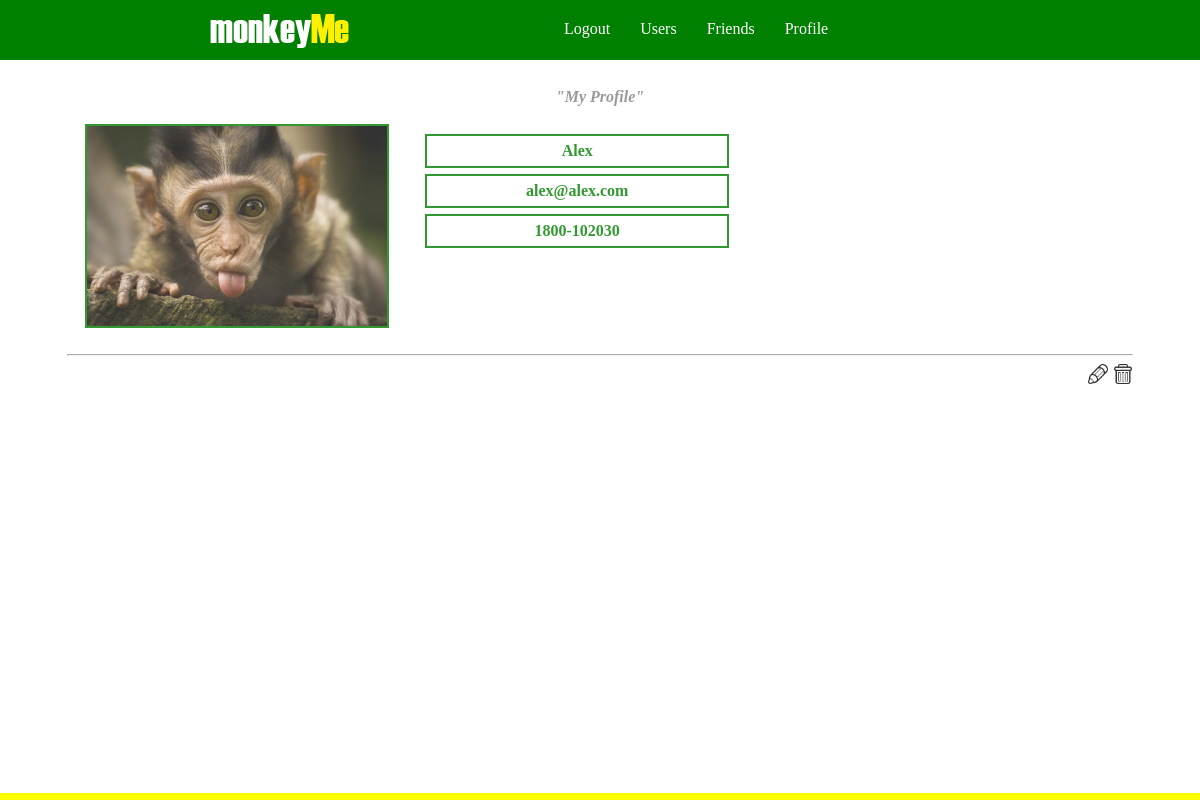
Screenshot of /myProfile (signed in) with the database file from the repository.
### models.py (models this page shows, shortened)
class users(db.Model):
	__tablename__ = "Users"
	id = db.Column(db.Integer, primary_key=True)
	userName = db.Column(db.String, nullable=False)
	userEmail = db.Column(db.String, nullable=False)
	userPhone = db.Column(db.String, nullable=False)
	userPass = db.Column(db.String, nullable=False)
	best_friend = db.relationship(
		'users',
		secondary='BestFriends',
		primaryjoin='users.id==bestFriends.user_id',
		secondaryjoin='users.id==bestFriends.best_friend_id',
		uselist=False,
		backref=db.backref('best_friend_of', uselist=False)
	)

### app.py (the view)
@app.route('/myProfile')
def myProfile():
    if not session.get('logged_in'):
        return redirect(url_for('login'))
    else:
        profileID = session['user_id']
        userList = users.query.filter_by(id=profileID).all()
        flash('"My Profile"')
        return render_template('myProfile.html', userList=userList)

### templates/myProfile.html (shortened to what this page needs)
{% extends "layout.html" %}
{% block body %}
{% with messages = get_flashed_messages() %}
    {% if messages %}
        {% for message in messages %}
        <div class=flashes>
        {{ message }}
        </div>
        {% endfor %}
    {% endif %}
{% endwith %}
    <div class="contentUserWrap">
    {% for user in userList %}
        <div class="contentUser" style="background-image:url(static/uploads/{{ user.id }}.jpg);">
        </div>
        <div class="profileData">
            <p class="bestFriendTag">
            {{ user.userName }}
            </p>
            <p class="bestFriendTag">
            {{ user.userEmail }}
            </p>
            <p class="bestFriendTag">
            {{ user.userPhone }}
            </p>
        </div>
        <hr>
        <div style="float:right; margin-left:5px;">
            <a href="{{ url_for('deleteAccount') }}">
                <img src="static/images/trashBlack.png" width="20px" height="20px" />
            </a>
        </div>
        <div style="float:right;">
            <a href="{{ url_for('editAccount') }}">
                <img src="static/images/pen.png" width="20px" height="20px" />
            </a>
        </div><br><br><br><br>
    {% endfor %}
    </div>
{% endblock %}

### static/css/style.css (style rules this page uses)
a { text-decoration: none; }
.contentUserWrap { position: relative; margin: 0 auto; }
.contentUser { height: 200px; width: 300px; outline: 2px solid green; float: left; margin: 20px; font-size: 2em; font-weight: bold; color: yellow; overflow: hidden; background-size: 300px auto; position: relative; -webkit-transition: all 2s ease; -moz-transition: all 2s ease; -o-transition: all 2s ease; -ms-transition: all 2s ease; transition: all 2s ease; }
.flashes { font-size: 1em; font-weight: bold; font-style: italic; color: gray; text-align: center; }
.profileData { float: left; margin:20px; }
.bestFriendTag { width: 300px; height: 30px; background-color: white; color: green; margin: 0 auto; margin-bottom: 10px; margin-top: 10px; text-align: center; line-height: 30px; font-size: 1em; font-weight: bolder; outline: 2px solid green; }

### rows the page displays
users: userName "Alex", userEmail "alex@alex.com", userPhone "1800-102030"

### other values shown
{{ message }} "\"My Profile\""
